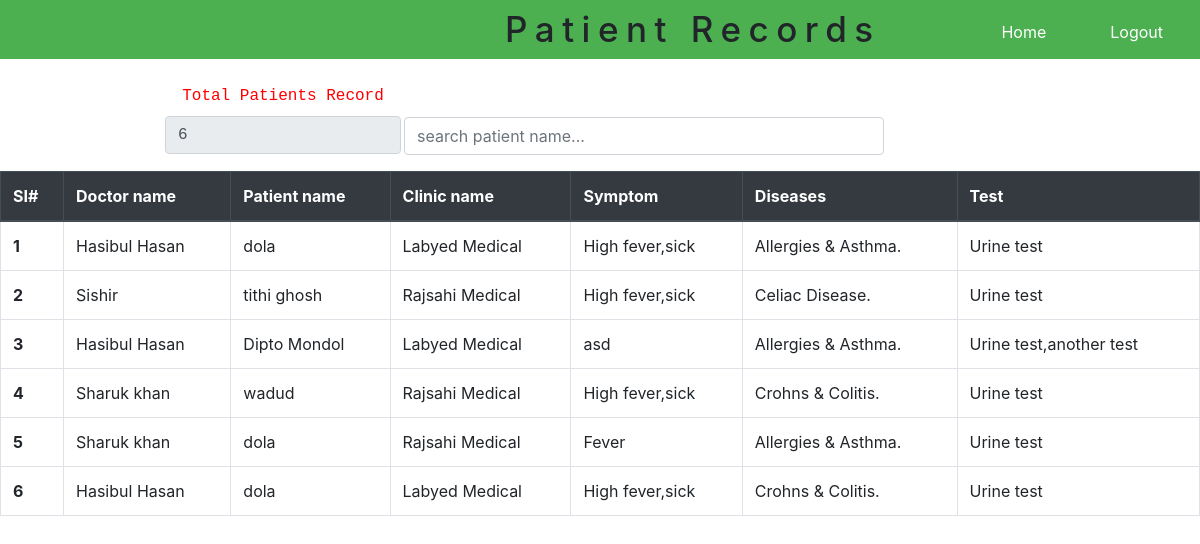
Screenshot of /view/AdminPatientHistory.php (signed in) with the database file from the repository.
### tables this page shows
CREATE TABLE `patientrecords` (
  `id` int(100) NOT NULL,
  `did` varchar(200) NOT NULL,
  `dname` varchar(200) NOT NULL,
  `pid` varchar(200) NOT NULL,
  `pname` varchar(200) NOT NULL,
  `cid` varchar(200) NOT NULL,
  `cname` varchar(200) NOT NULL,
  `time` varchar(200) NOT NULL,
  `date` varchar(200) NOT NULL,
  `symptom` varchar(200) DEFAULT NULL,
  `diseases` varchar(200) NOT NULL,
  `test` varchar(200) NOT NULL,
  `testclinic` varchar(200) DEFAULT NULL,
  `report` varchar(200) NOT NULL,
  `medicines` varchar(200) NOT NULL
);

### model/db_connect.php (called while the page is built, shortened)
<?php
	$servername="localhost";
	$username="root";
	$password="";
	$databasename="online_clinic";
	function getdata ($query)
	{
		global $servername;
		global $username;
		global $password;
		global $databasename;
		$data=array();
		$conn=mysqli_connect($servername,$username,$password,$databasename);
		$result=mysqli_query($conn,$query);
		if (mysqli_num_rows($result)>0) {
			while ($rows=mysqli_fetch_assoc($result)) {
				$entity=array();
				foreach ($rows as $key => $value) {
					$entity[$key]=$rows[$key];
				}
				$data[]=$entity;
			}
		}
		return $data;
	}
?>

### control/AdminControl.php (called while the page is built, shortened)
<?php
	include '../model/db_connect.php';
function patientrecords()
{
	$records="SELECT * FROM `patientrecords`";
	$results=getdata($records);
	return $results;
}
?>

### view/AdminPatientHistory.php (the view, shortened to what this page needs)
<?php
	include '../control/AdminControl.php';
	include 'CSS/bootstrap.php';
	$id=0;
	$precords=patientrecords();
	$count=count($precords);
?>
<html>
	<head>
		<link rel="stylesheet"type="text/css"href="CSS/admincliniclist.css">
	</head>
	<body>
		<div class="div1">
			<label class="h2">Patient Records</label>
			<button class="adminbtn"onclick="window.location='../control/LogoutControl.php'">Logout</button>
			<button type="button"class="adminbtn"onclick="window.location='AdminHomePage.php'">Home</button>
		</div>
		<div class="search">
			<div class="input-group mb-3">
				<input type="text" class="form-control" placeholder="search patient name..." id="search_input" onkeyup="search()">
			</div>
			<div class="totalclinic">
				<label>Total Patients Record</label>
				<input class="form-control" type="text" value="<?php echo $count ?>" readonly>
			</div>
		</div>
		<div class="table">
			<table class="table table-hover table-bordered " id="history">
			  <thead>
			    <tr class="thead-dark">
			      <th scope="col">SI#</th>
			      <th scope="col">Doctor name</th>
			      <th scope="col">Patient name </th>
			      <th scope="col">Clinic name</th>
			      <th scope="col">Symptom</th>
			      <th scope="col">Diseases</th>
			      <th scope="col">Test</th>
			    </tr>
			  </thead>
			  <tbody>
			  	<?php foreach ($precords as $value) { $id++ ?>
			  		<tr>
						<th><?php echo $id ?></th>
						<td><?php echo $value['dname'] ?></td>
						<td><?php echo $value['pname'] ?></td>
						<td><?php echo $value['cname'] ?></td>
						<td><?php echo $value['symptom'] ?></td>
						<td><?php echo $value['diseases'] ?></td>
						<td><?php echo $value['test'] ?></td>
				    </tr>
			  	<?php } ?>
			  </tbody>
			</table>
		</div>
	</body>
</html>

### view/CSS/admincliniclist.css (style rules this page uses)
* { margin:0; padding:0; }
.div1 { background-color: #4CAF50; padding: 5px; }
.h2 { font-size: 35px; line-height: 1.4; letter-spacing: 7.5px; margin: 0px 0px 0px 500px; }
.adminbtn { float: right; background-color: #4CAF50; font-family: inherit; text-align: center; border: none; color: white; padding: 15px 32px; cursor: pointer; font-size: 16px; text-decoration: none; display: inline-block; }
.table { width: 100%; margin: 49px 0px 0px 0px; }
.search { width: 40%; float: left; margin: 58px 0px 0px 404px; }
.totalclinic { float: left; margin: -87px 0px 0px -239px; font-size: 16px; font-family: monospace; color: red; text-align: center; }

### rows the page displays
patientrecords: dname "Hasibul Hasan", pname "dola", cname "Labyed Medical", symptom "High fever,sick", diseases "Allergies & Asthma.", test "Urine test"
patientrecords: dname "Sishir", pname "tithi ghosh", cname "Rajsahi Medical", symptom "High fever,sick", diseases "Celiac Disease.", test "Urine test"
patientrecords: dname "Hasibul Hasan", pname "Dipto Mondol", cname "Labyed Medical", symptom "asd", diseases "Allergies & Asthma.", test "Urine test,another test"
patientrecords: dname "Sharuk khan", pname "wadud", cname "Rajsahi Medical", symptom "High fever,sick", diseases "Crohns & Colitis.", test "Urine test"
patientrecords: dname "Sharuk khan", pname "dola", cname "Rajsahi Medical", symptom "Fever", diseases "Allergies & Asthma.", test "Urine test"
patientrecords: dname "Hasibul Hasan", pname "dola", cname "Labyed Medical", symptom "High fever,sick", diseases "Crohns & Colitis.", test "Urine test"
